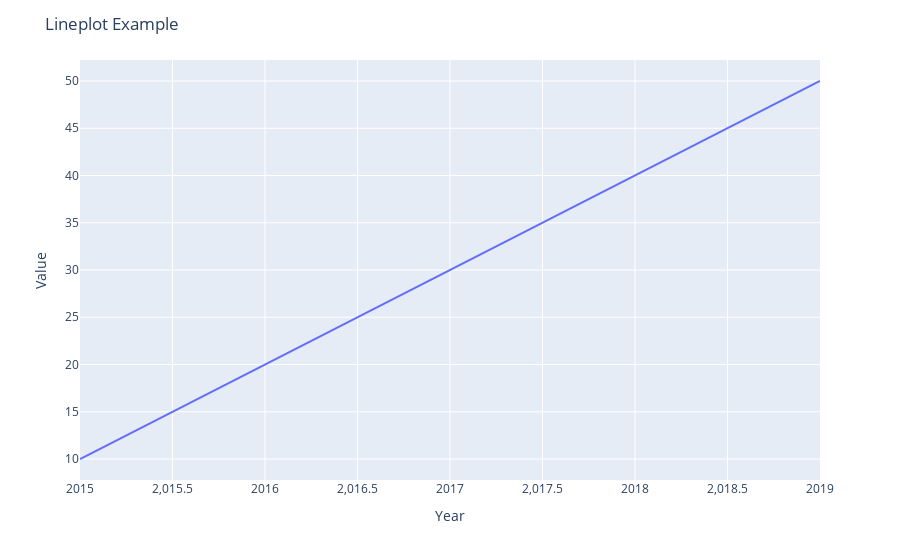

Notebook code for this chart:
### Markdown cell above
Does the code actually work?? - A simple plot does work

### Code cell
import plotly.express as px
import pandas as pd

# Create a sample dataset
df = pd.DataFrame({
    'Year': [2015, 2016, 2017, 2018, 2019],
    'Value': [10, 20, 30, 40, 50]
})

# Create the lineplot
fig = px.line(df, x='Year', y='Value')
# fig = px.line(df, x='Year', y='Value', color='Value')

# Update the figure reference
fig.update_layout(title='Lineplot Example')

### Figure 1 — Plotly figure (JSON) as saved in the notebook; plotly's stock layout.template omitted (floating-point values rounded to 4 significant figures)
{"data": [{"hovertemplate": "Year=%{x}<br>Value=%{y}<extra></extra>", "legendgroup": "", "line": {"color": "#636efa", "dash": "solid"}, "marker": {"symbol": "circle"}, "mode": "lines", "name": "", "orientation": "v", "showlegend": false, "type": "scatter", "x": [2015, 2016, 2017, 2018, 2019], "xaxis": "x", "y": [10, 20, 30, 40, 50], "yaxis": "y"}], "layout": {"legend": {"tracegroupgap": 0}, "margin": {"t": 60}, "title": {"text": "Lineplot Example"}, "xaxis": {"anchor": "y", "domain": [0, 1], "title": {"text": "Year"}}, "yaxis": {"anchor": "x", "domain": [0, 1], "title": {"text": "Value"}}}}
